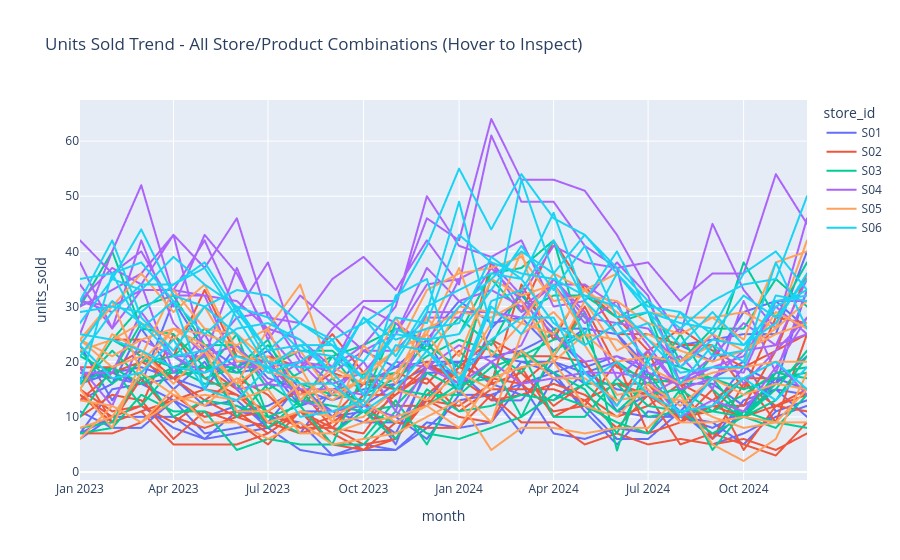

The cell this chart's notebook holds for it:
### Code cell
# --- Part B: drill-down with context preserved ---

import plotly.express as px
import matplotlib.pyplot as plt

# TODO 1: Overview Plotly line chart with hover
overview_fig = px.line(
    sales_df,
    x="month",
    y="units_sold",
    color="store_id",
    line_group="product",
    hover_data=["store_id", "product"],
    title="Units Sold Trend - All Store/Product Combinations (Hover to Inspect)"
)

overview_fig.show()


# TODO 2: Identify the top anomaly from Part A
top_row = anomaly_ranking.iloc[0]

top_store = top_row["store_id"]
top_product = top_row["product"]

print(f"Top anomaly: Store {top_store}, Product {top_product}")


# Focus: Monthly sales trend for the anomalous store and product
focus_df = sales_df[
    (sales_df["store_id"] == top_store) &
    (sales_df["product"] == top_product)
].sort_values("month")


# Context: Average monthly sales for the same product across OTHER stores
context_df = (
    sales_df[
        (sales_df["product"] == top_product) &
        (sales_df["store_id"] != top_store)
    ]
    .groupby("month")["units_sold"]
    .mean()
    .reset_index()
)


# Plot focus + context on the same chart
plt.figure(figsize=(10, 6))

# Context line (gray)
plt.plot(
    context_df["month"],
    context_df["units_sold"],
    color="gray",
    alpha=0.6,
    linewidth=2,
    label=f"Average {top_product} - Other Stores (Context)"
)

# Focus line (red)
plt.plot(
    focus_df["month"],
    focus_df["units_sold"],
    color="crimson",
    marker="o",
    linewidth=2,
    label=f"{top_store} - {top_product} (Focus)"
)

plt.xlabel("Month")
plt.ylabel("Units Sold")
plt.title(f"Focus + Context Drill-Down: {top_store} / {top_product}")

plt.legend()
plt.xticks(rotation=45)
plt.tight_layout()
plt.show()
